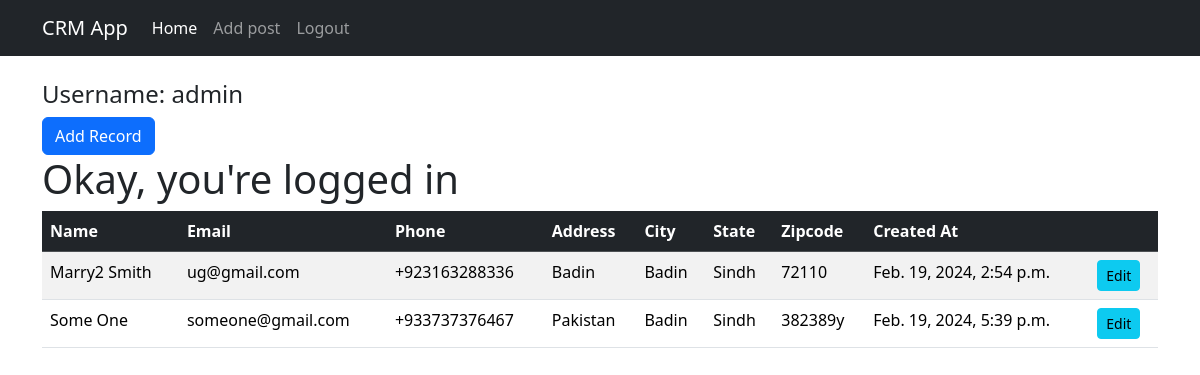
Page /home (signed in) on the committed database.
### main/models.py (models this page shows, shortened)
class Record(models.Model):
    created_At = models.DateTimeField(auto_now_add=True)
    first_name = models.CharField(max_length=100)
    last_name = models.CharField(max_length=100)
    email = models.CharField(max_length=100)
    phone = models.CharField(max_length=100)
    address = models.CharField(max_length=100)
    city = models.CharField(max_length=100)
    state = models.CharField(max_length=100)
    zip_code = models.CharField(max_length=100)

### main/views.py (the view)
# urls.py: 2. Add a URL to urlpatterns:  path('', views.home, name='home')
def home(request):
    records = Record.objects.all()
    if request.method == 'POST':
        username = request.POST['username']
        password = request.POST['password']
        user = authenticate(request, username=username, password=password)
        if user is not None:
            login(request, user)
            messages.success(request, "Yuh have been logged in.")
            return redirect('home')
        else:
            messages.success(request,"There was an error logging in please try again.")
            return redirect('home')
    else:
        return render(request, 'main/home.html', {'records': records})

### main/templates/main/home.html (shortened to what this page needs)
{% extends 'main/base.html' %}
{% block content %}
{% if user.is_authenticated %}
    <h4>Username: {{ user.username }}</h4>
    <a href="{% url 'add_record' %}" class="btn btn-primary">Add Record</a>
    <h1>Okay, you're logged in</h1>
    <table class="table table-striped">
        <thead class="table-dark">
            <tr>
                <th scope="col">Name</th>
                <th scope="col">Email</th>
                <th scope="col">Phone</th>
                <th scope="col">Address</th>
                <th scope="col">City</th>
                <th scope="col">State</th>
                <th scope="col">Zipcode</th>
                <th scope="col">Created At</th>
                <th scope="col"></th>
            </tr>
        </thead>
        <tbody>
            {% if records %}
                {% for record in records %}
                    <tr>
                        <td>{{ record.first_name }} {{ record.last_name }}</td>
                        <td>{{ record.email }}</td>
                        <td>{{ record.phone }}</td>
                        <td>{{ record.address }}</td>
                        <td>{{ record.city }}</td>
                        <td>{{ record.state }}</td>
                        <td>{{ record.zip_code }}</td>
                        <td>{{ record.created_At }}</td>
                        <td><a href="{% url 'record' record.id %}" class="btn btn-sm btn-info">Edit</a></td>
                    </tr>
                {% endfor %}
            {% endif %}
        </tbody>
    </table>
{% endif %}
{% endblock %}

### main/templates/main/base.html (shortened to what this page needs)
{% load static %}
<!DOCTYPE html>
<html lang="en">
<head>
    <link href="https://cdn.jsdelivr.net/npm/bootstrap@5.3.2/dist/css/bootstrap.min.css" rel="stylesheet">
</head>
<body>
    {% include 'main/navbar.html' %}
    <div class="container mt-4">
        {% block content %}{% endblock %}
    </div>
    <script src="https://cdn.jsdelivr.net/npm/bootstrap@5.3.2/dist/js/bootstrap.bundle.min.js"></script></body>
</html>

### main/templates/main/navbar.html (shortened to what this page needs)
<nav class="navbar navbar-expand-lg navbar-dark bg-dark">
    <div class="container">
        <a class="navbar-brand" href="#">CRM App</a>
        <div class="collapse navbar-collapse" id="navbarSupportedContent">
            <ul class="navbar-nav me-auto mb-2 mb-lg-0">
                <li class="nav-item">
                    <a class="nav-link active" aria-current="page" href="{% url 'home' %}">Home</a>
                </li>
                <li class="nav-item">
                    <a class="nav-link" href="{% url 'add_record' %}">Add post</a>
                </li>
                {% if user.is_authenticated %}
                <li class="nav-item">
                    <a class="nav-link" href="{% url 'logout' %}">Logout</a>
                </li>
                {% endif %}
            </ul>
        </div>
    </div>
</nav>

### rows in the picture
Record: first_name "Marry2", last_name "Smith", email "ug@gmail.com", phone "+923163288336", address "Badin", city "Badin", state "Sindh", zip_code "72110", created_At "Feb. 19, 2024, 2:54 p.m."
Record: first_name "Some", last_name "One", email "someone@gmail.com", phone "+933737376467", address "Pakistan", city "Badin", state "Sindh", zip_code "382389y", created_At "Feb. 19, 2024, 5:39 p.m."

### other values in the picture
{{ user.username }} "admin"
